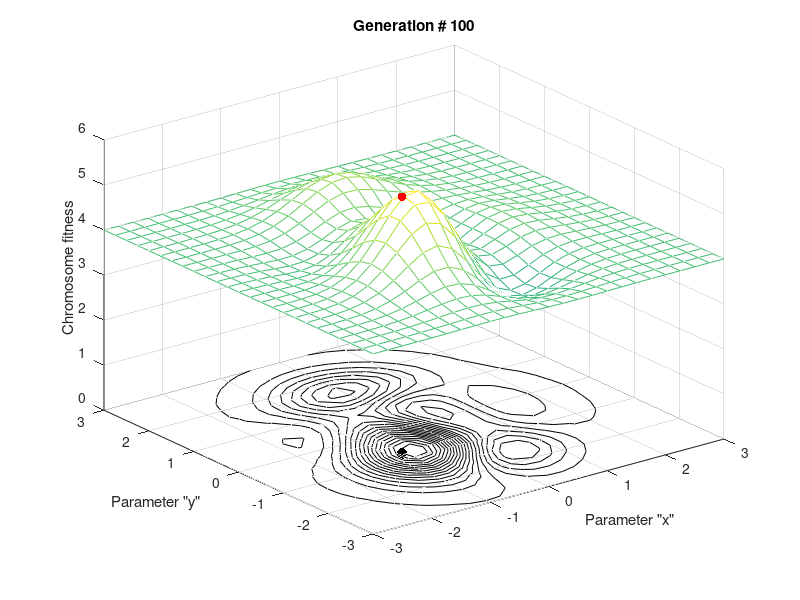
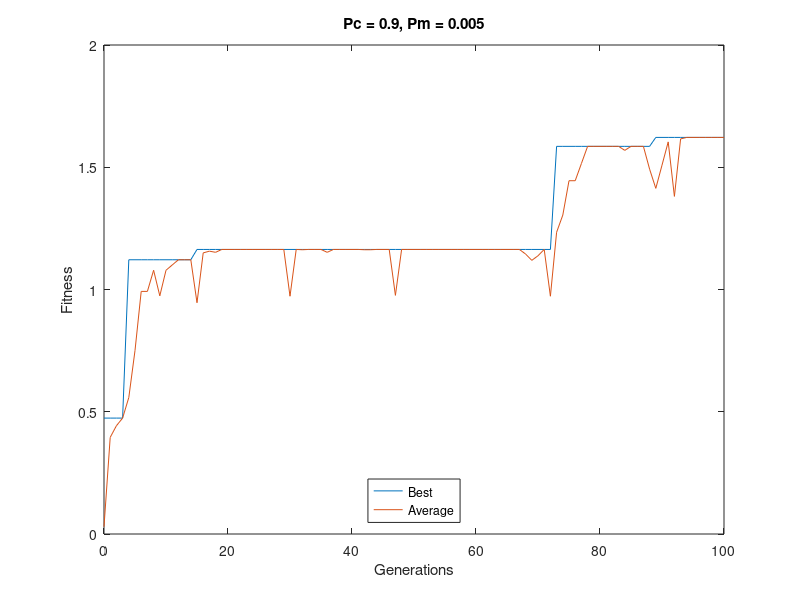

Reproduce these figures in MATLAB, in order.
function GA_2

disp('=========================================================')
disp('Genetic algorithms: the fitness function of two variables')
disp('=========================================================')

disp('============================================================================')
disp('Reference: Negnevitsky, M., "Artificial Intelligence: A Guide to Intelligent')  
disp('           Systems", 3rd edn. Addison Wesley, Harlow, England, 2011.        ')
disp('           Sec. 7.3 Genetic algorithms                                      ')
disp('============================================================================')

disp('===============================================================================')
disp('Problem: It is desired to find the maximum value of the "peak" function of two ')
disp('         variables (1-x).^2.*exp(-x.^2-(y+1).^2)-(x-x.^3-y.^5).*exp(-x.^2-y.^2)') 
disp('         where parameters "x" and "y" vary between -3 and +3.                  ')
disp('===============================================================================')

disp('Hit any key to define the objective function.') 
pause

ObjFun='(1-x).^2.*exp(-x.^2-(y+1).^2)-(x-x.^3-y.^5).*exp(-x.^2-y.^2)';

disp(' ')
disp('ObjFun=(1-x).^2.*exp(-x.^2-(y+1).^2)-(x-x.^3-y.^5).*exp(-x.^2-y.^2)') ;
disp(' ')

disp('Hit any key to define the size of a chromosome population, the number of variables, ')
disp('the number of genes in a chromosome, crossover and mutation probabilities, possible ') 
disp('minimum and maximum values of parameters "x" and "y", and the number of generations.')
pause 

nind=6;     % Size of a chromosome population
nvar=2;     % Number of variables
ngenes=16;  % Number of genes in a chromosome: each variable is represented by (ngenes/2) genes
Pc=0.9;     % Crossover probability
Pm=0.005;   % Mutation probability
xymin=-3;   % Possible minimum values of parameters "x" and "y"
xymax=3;    % Possible maximum values of parameters "x" and "y"
ngener=100; % Number of generations

disp(' ')
fprintf(1,'nind=%.0f;      Size of a chromosome population\n',nind);
fprintf(1,'nvar=%.0f;      Number of variables\n',nvar);
fprintf(1,'ngenes=%.0f;   Number of genes in a chromosome: each variable is represented by (ngenes/2) genes\n',ngenes);
fprintf(1,'Pc=%.1f;      Crossover probability\n',Pc);
fprintf(1,'Pm=%.3f;    Mutation probability\n',Pm);
fprintf(1,'xymin=%.0f;    Possible minimum values of parameters "x" and "y"\n',xymin);
fprintf(1,'xymax=%.0f;     Possible maximum values of parameters "x" and "y"\n',xymax);
fprintf(1,'ngener=%.0f;  Number of generations\n',ngener);
disp(' ')

fprintf(1,'Hit any key to generate a population of %.0f chromosomes.\n',nind);
pause
rng('default');
rng(666);

chrom=round(rand(nind,ngenes))

disp('Hit any key to obtain decoded integers from the chromosome strings.')
pause

xy=zeros(nind,nvar);
lvar=ngenes/nvar;
if length(xymin)==1,xymin=xymin*ones(1,nvar);end
if length(xymax)==1,xymax=xymax*ones(1,nvar);end

for ind=1:nvar,
   xy(:,ind)=chrom(:,1+lvar*(ind-1):lvar*ind)*[2.^(lvar-1:-1:0)]';
   xy(:,ind)=xymin(ind)+(xymax(ind)-xymin(ind))*(xy(:,ind)+1)./(2^lvar+1);
end

disp('   =================')
disp('       x         y')
disp('   =================')
disp(xy);
disp('   =================')

% Calculation of the chromosome fitness
ObjV=evalObjFun(ObjFun,xy(:,1),xy(:,2));
best(1)=max(ObjV);
ave(1)=mean(ObjV);

disp('Hit any key to display initial locations of the chromosomes on the surface of the "peak" function.')
pause

figure('name',['Chromosome locations on the surface of the "peak" function']);
[x,y]=meshgrid(xymin(1):.25:xymax(1),xymin(2):.25:xymax(2));
z=evalObjFun(ObjFun,x,y); z=z+4;
mesh(x,y,z)
axis([-3 3 -3 3 0 6])
hold;
contour(x,y,z,20,'k')

scatter3(xy(:,1),xy(:,2),ObjV+4.08,40,'r','filled')
plot(xy(:,1),xy(:,2),'k.','markersize',23)
title(['Hit any key to continue']);
xlabel('Parameter "x"');
ylabel('Parameter "y"');
zlabel('Chromosome fitness');
hold;

disp(' ')
disp('Hit any key to run the genetic algorithm.')
pause

for i=1:ngener,
   % Fitness evaluation
   fitness=ObjV;
   if min(ObjV)<0
      fitness=fitness-min(ObjV);
   end
   
   % Roulette wheel selection
   numsel=round(nind*(1-0.2));  % The number of chromosomes to be selected for reproduction
   cumfit=repmat(cumsum(fitness),1,numsel);
   chance=repmat(rand(1,numsel),nind,1)*cumfit(nind,1);
   [selind,j]=find(chance < cumfit & chance >= [zeros(1,numsel);cumfit(1:nind-1,:)]);
   newchrom=chrom(selind,:);

   % Crossover 
   points=round(rand(floor(numsel/2),1).*(ngenes-2))+1;
   points=points.*(rand(floor(numsel/2),1)<Pc);   
   for j=1:length(points),
      if points(j),
         newchrom(2*j-1:2*j,:)=[newchrom(2*j-1:2*j,1:points(j)),...
               flipud(newchrom(2*j-1:2*j,points(j)+1:ngenes))];
      end
   end
   
   % Mutation
   mut=find(rand(numsel,ngenes)<Pm);
   newchrom(mut)=round(rand(length(mut),1));
   
   % Fitness calculation
   newxy=zeros(numsel,nvar);
	for ind=1:nvar,
   	newxy(:,ind)=newchrom(:,1+lvar*(ind-1):lvar*ind)*[2.^(lvar-1:-1:0)]';
   	newxy(:,ind)=xymin(ind)+(xymax(ind)-xymin(ind))*(newxy(:,ind)+1)./(2^lvar+1);
   end

	newObjV=evalObjFun(ObjFun,newxy(:,1),newxy(:,2));

   % Creating a new population of chromosomes
   if nind-numsel, % Preserving a part of the parent chromosome population
      [ans,Index]=sort(fitness);
      chrom=[chrom(Index(numsel+1:nind),:);newchrom];
      xy=[xy(Index(numsel+1:nind),:);newxy];
      ObjV=[ObjV(Index(numsel+1:nind));newObjV];      
   else % Replacing the entire parent chromosome population with a new one
      chrom=newchrom;
      xy=newxy;
      ObjV=newObjV;
   end
   
   % Plotting current locations of the chromosomes on the surface of the "peak" function
   mesh(x,y,z)
   axis([-3 3 -3 3 0 6])
   hold;
   contour(x,y,z,20,'k')
   hold on;

   scatter3(xy(:,1),xy(:,2),ObjV+4.08,40,'r','filled')
	plot(xy(:,1),xy(:,2),'k.','markersize',23)
   title(['Generation # ',num2str(i)]);
   xlabel('Parameter "x"');
   ylabel('Parameter "y"');
   zlabel('Chromosome fitness');
   pause(0.2)
	hold;

	best(1+i)=max(ObjV);
	ave(1+i)=mean(ObjV);
end

disp(' ')
disp('Hit any key to display the performance graph.')
pause

figure('name','Performance graph');
plot(0:ngener,best,0:ngener,ave);
%
% PDR
%legend('Best','Average',0);
legend('Best','Average','Location', 'South');
%
xlabel('Number of generations');
title(['Pc = ',num2str(Pc),', Pm = ',num2str(Pm)]);
xlabel('Generations');
ylabel('Fitness')

function z=evalObjFun(ObjFun,x,y)
z=eval(ObjFun);

